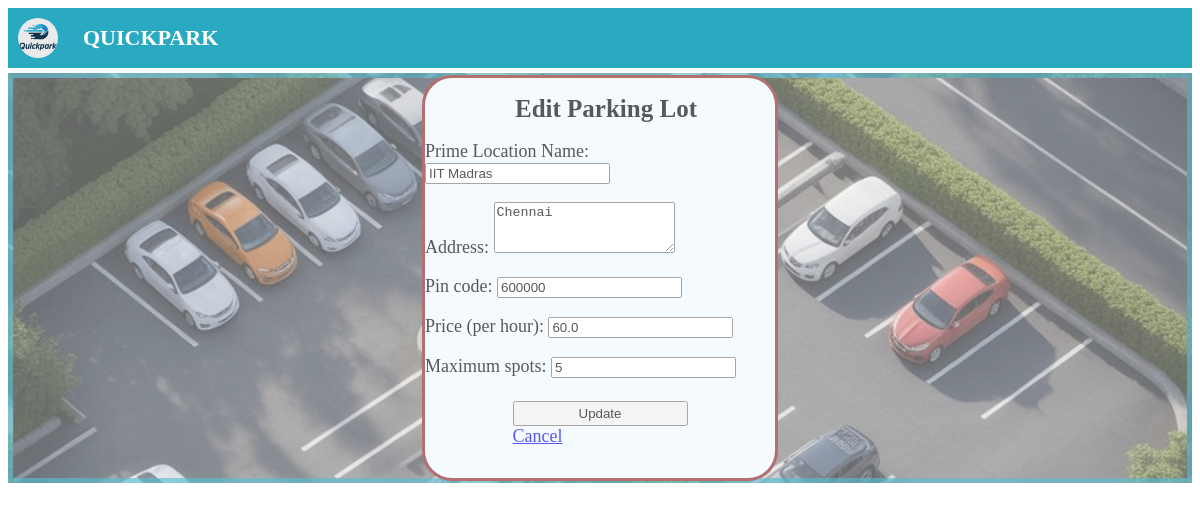
The page /admin/edit-parking-lot/1 (signed in) on the database its author committed.
### tables this page shows
CREATE TABLE Parking_Details (
    id INTEGER PRIMARY KEY AUTOINCREMENT,
    place_name TEXT NOT NULL,
    address TEXT NOT NULL,
    pincode TEXT NOT NULL,
    max_spots INTEGER NOT NULL,
    price_per_hour REAL NOT NULL,
    available_spots INTEGER DEFAULT 0,
    occupied_spots INTEGER DEFAULT 0
);

### application.py (the view, shortened to what this page needs)
@app.route('/admin/edit-parking-lot/<int:lot_id>', methods=['GET', 'POST'])
def edit_parking_lot(lot_id):
    if 'user_id' not in session or not session.get('is_admin'):
        return redirect(url_for('login'))
    db = get_db()
    lot = db.execute("SELECT * FROM Parking_Details WHERE id = ?", (lot_id,)).fetchone()
    return render_template('edit-parking-lot.html', lot=lot)

### application.py (called while the page is built)
def get_db():
    if 'db' not in g:
        g.db = sqlite3.connect(DATABASE)
        g.db.row_factory = sqlite3.Row
    return g.db

### templates/edit-parking-lot.html (shortened to what this page needs)
<!DOCTYPE html>
<html>
<head>
    <link rel="stylesheet" href="{{ url_for('static', filename='style/styles-home.css') }}">
    <link rel="stylesheet" href="{{ url_for('static', filename='style/style-signup.css') }}">
</head>
<body>
    <div class="header">
        <div class="logo">
            <img class="logo-img" src="{{ url_for('static', filename='style/images/LOGO.png') }}">
        </div>
        <div class="name">QUICKPARK</div>
    </div>
    <div class="container1">
        <div class="box">
            <div class="login-box">
                <form action="{{ url_for('edit_parking_lot', lot_id=lot.id) }}" method="POST">
                    <h1 class="lgheader">Edit Parking Lot</h1>
                    <p>Prime Location Name:
                    <input name="place_name" type="text" value="{{ lot.place_name }}" required></p>
                    <p>Address:
                    <textarea name="address" rows="3" required>{{ lot.address }}</textarea></p>
                    <p>Pin code:
                    <input name="pincode" type="text" value="{{ lot.pincode }}" required></p>
                    <p>Price (per hour):
                    <input name="price_per_hour" type="text" value="{{ lot.price_per_hour }}" required></p>
                    <p>Maximum spots:
                    <input name="max_spots" type="text" value="{{ lot.max_spots }}" required></p>
                    <div class="sub-btn">
                        <button type="submit" class="btn">Update</button>
                        <a href="{{ url_for('admin_home') }}" class="btn">Cancel</a>
                    </div>
                </form>
            </div>
        </div>
    </div>
</body>
</html>

### static/style/styles-home.css (style rules this page uses)
.header { display: grid; background: rgba(4, 156, 183, 0.85); height: 60px; align-items: center; grid-template-columns: 50px 1fr 60px 80px; padding: 0 10px; }
.logo { display: flex; align-items: center; justify-content: center; height: 40px; width: 40px; }
.logo-img { width: 100%; height: auto; border-radius: 50%; }
.name { font-size: 22px; font-weight: bold; color: white; margin-left: 15px; align-self: center; }

### static/style/style-signup.css (style rules this page uses)
.container1 { display:flex; font-size: large; justify-content: center; align-items: center; grid-template-columns: 1fr; height:400px; margin-top:5px; background-image: url(images/PARKING_HOME.png); background-size:cover; border:5px solid rgba(4, 156, 183, 0.632); opacity: 0.65; }
.box { height :400px; background-color: aliceblue; width:350px; border:3px solid rgba(119, 1, 1, 0.851); border-radius: 30px; display:flex; justify-content: center; }
.lgheader { margin-left: 90px; font-size: 25px; }
.btn { margin-left: 25%; margin-top: 5px; width:50%; height: 25px; }

### rows shown on the page
Parking_Details: place_name "IIT Madras", address "Chennai", pincode "600000", price_per_hour "60.0", max_spots "5"
